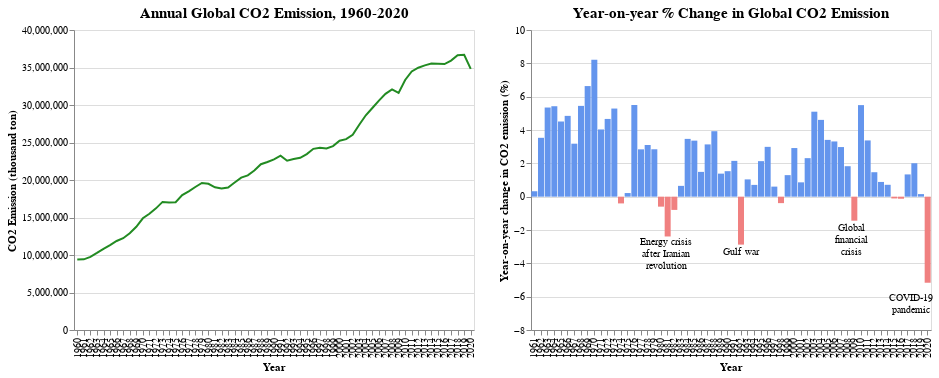

The cell this chart's notebook holds for it:
### Code cell
# Annual Global CO2 emission
chart1a=alt.Chart(data2_world).mark_line().encode(
    alt.X('year:O', axis=alt.Axis(title='Year')),
    alt.Y('co2:Q',
          axis=alt.Axis(title='CO2 Emission (thousand ton)')),
    color=alt.value('forestgreen')
).properties(width=400, height=300,
             title=alt.TitleParams(text='Annual Global CO2 Emission, 1960-2020',
                                   fontSize=15))

yoy=alt.Chart(data2_world).mark_bar().encode(
    alt.X('year:O', axis=alt.Axis(title='Year')),
    alt.Y('co2_emission_yoy:Q',
          axis=alt.Axis(title='Year-on-year change in CO2 emission (%)')),
    color=alt.condition('datum.co2_emission_yoy>=0', alt.ColorValue('cornflowerblue'), alt.ColorValue('lightcoral'))
)
text1 = alt.Chart({'values':[{'y': -6.05}]}).mark_text(
    text='COVID-19 \npandemic',dx=180,lineBreak='\n',size=10
).encode(
    y='y:Q'
)
text2 = alt.Chart({'values':[{'y': -1.9}]}).mark_text(
    text='Global \nfinancial \ncrisis',dx=120,lineBreak='\n',size=10
).encode(
    y='y:Q'
)
text3 = alt.Chart({'values':[{'y': -3.3}]}).mark_text(
    text='Gulf war',dx=10,size=10
).encode(
    y='y:Q'
)
text4 = alt.Chart({'values':[{'y': -2.7}]}).mark_text(
    text='Energy crisis \nafter Iranian\nrevolution',dx=-65,lineBreak='\n',size=10
).encode(
    y='y:Q'
)
chart1b = alt.layer(yoy,text1,text2,text3,text4).resolve_scale(y='shared').properties(width=400, height=300,
             title=alt.TitleParams(text='Year-on-year % Change in Global CO2 Emission',
                                   fontSize=15))

chart1a|chart1b
